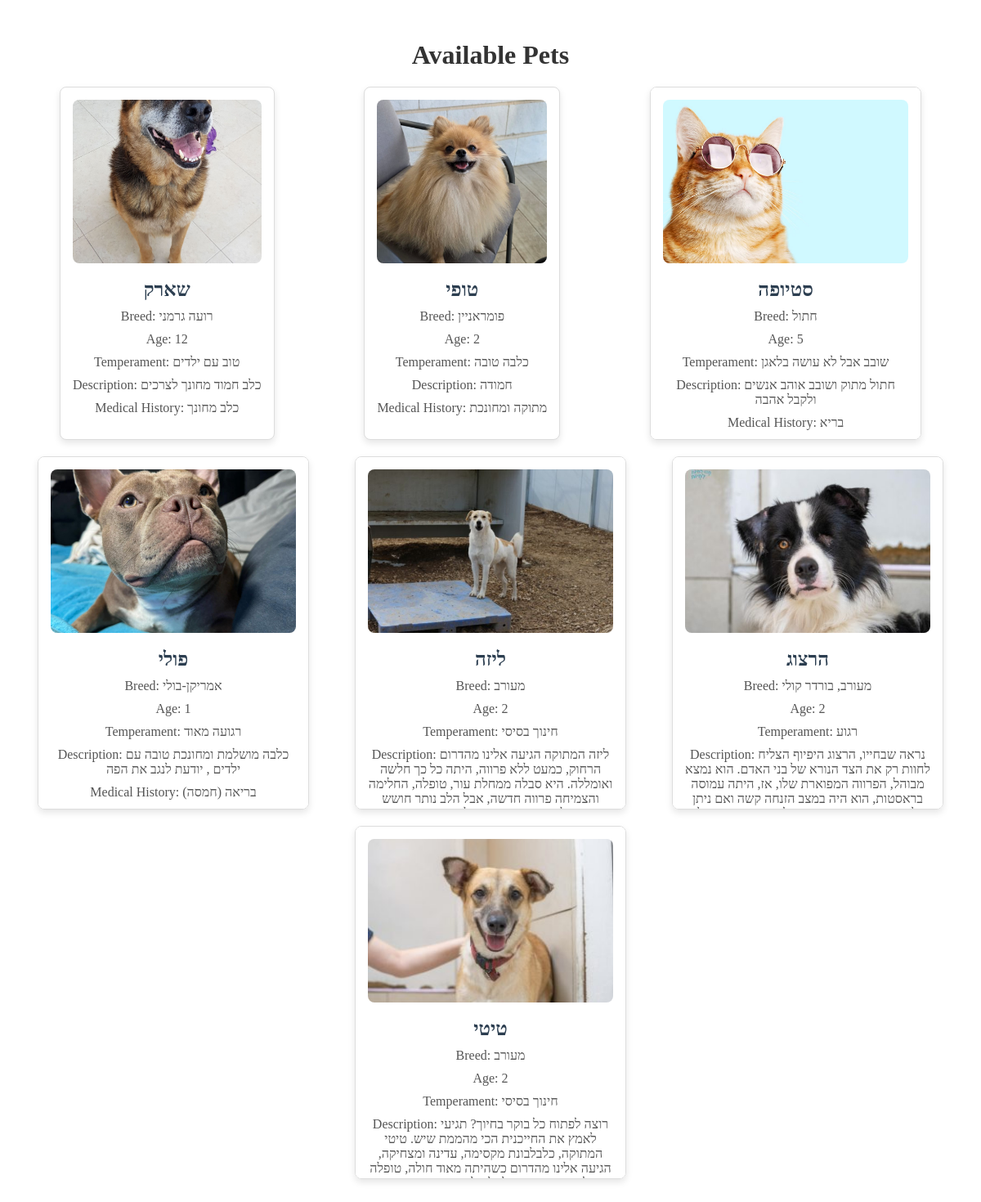
Page /resources/ on the committed database.
### main/models.py (models this page shows)
class Pet(models.Model):
    name = models.CharField(max_length=100)
    age = models.IntegerField()
    breed = models.CharField(max_length=100)
    description = models.TextField()
    temperament = models.CharField(max_length=100)
    medical_history = models.TextField()
    image = models.ImageField(upload_to='pet_images/')

### main/views.py (the view)
# urls.py: path('resources/', views.resources, name='resources'),
def resources(request):
    pets = Pet.objects.all()  # Fetch all Pet objects from the database
    context = {'pets': pets}
    return render(request=request, template_name='pet_list.html',context=context)

### main/templates/pet_list.html (shortened to what this page needs)
<!DOCTYPE html>
<html lang="he">
<head>
</head>
<body>
    <div class="container">
        <h1>Available Pets</h1>
        {% if pets %}
        <div class="pets-grid">
            {% for pet in pets %}
            <div class="pet-card">
                <img class="pet-image" src="{{ pet.image.url }}" alt="{{ pet.name }}">
                <div class="pet-name">{{ pet.name }}</div>
                <div class="pet-info">Breed: {{ pet.breed }}</div>
                <div class="pet-info">Age: {{ pet.age }}</div>
                <div class="pet-info">Temperament: {{ pet.temperament }}</div>
                <div class="pet-info">Description: {{ pet.description }}</div>
                <div class="pet-info">Medical History: {{ pet.medical_history }}</div>
            </div>
            {% endfor %}
        </div>
        {% else %}
        <p>No pets available at the moment.</p>
        {% endif %}
    </div>
</body>
</html>

### main/templates/pet_list.html (style rules this page uses)
.container { max-width: 1200px; margin: 0 auto; padding: 20px; }
h1 { text-align: center; margin-bottom: 20px; color: #333; }
.pets-grid { display: flex; flex-wrap: wrap; gap: 20px; justify-content: space-around; }
.pet-card { border: 1px solid #ddd; border-radius: 8px; padding: 15px; max-width: 300px; box-shadow: 0 4px 8px rgba(0, 0, 0, 0.1); transition: transform 0.3s; text-align: center; background-color: #fff; overflow: auto; height: 400px; }
.pet-image { width: 100%; height: 200px; object-fit: cover; border-radius: 8px; margin-bottom: 15px; }
.pet-name { font-size: 24px; font-weight: bold; color: #2c3e50; margin-bottom: 10px; }
.pet-info { font-size: 16px; color: #555; margin-bottom: 10px; }

### rows in the picture
Pet: image (picture), name "שארק", breed "רועה גרמני", age "12", temperament "טוב עם ילדים", description "כלב חמוד מחונך לצרכים", medical_history "כלב מחונך"
Pet: image (picture), name "טופי", breed "פומראניין", age "2", temperament "כלבה טובה", description "חמודה", medical_history "מתוקה ומחונכת"
Pet: image (picture), name "סטיופה", breed "חתול", age "5", temperament "שובב אבל לא עושה בלאגן", description "חתול מתוק ושובב אוהב אנשים ולקבל אהבה", medical_history "בריא"
Pet: image (picture), name "פולי", breed "אמריקן-בולי", age "1", temperament "רגועה מאוד", description "כלבה מושלמת ומחונכת טובה עם ילדים , יודעת לנגב את הפה", medical_history "בריאה (חמסה)"
Pet: image (picture), name "ליזה", breed "מעורב", age "2", temperament "חינוך בסיסי", description "ליזה המתוקה הגיעה אלינו מהדרום הרחוק, כמעט ללא פרווה, היתה כל כך חלשה ואומללה. היא סבלה ממחלת עור, טופלה, החלימה והצמיחה פרווה חדשה, אבל הלב נותר חושש…"
Pet: image (picture), name "הרצוג", breed "מעורב, בורדר קולי", age "2", temperament "רגוע", description "נראה שבחייו, הרצוג היפיוף הצליח לחוות רק את הצד הנורא של בני האדם. הוא נמצא מבוהל, הפרווה המפוארת שלו, אז, היתה עמוסה בראסטות, הוא היה במצב הזנחה קשה ואם ניתן…"
Pet: image (picture), name "טיטי", breed "מעורב", age "2", temperament "חינוך בסיסי", description "רוצה לפתוח כל בוקר בחיוך? תגיעי לאמץ את החייכנית הכי מהממת שיש. טיטי המתוקה, כלבלבונת מקסימה, עדינה ומצחיקה, הגיעה אלינו מהדרום כשהיתה מאוד חולה, טופלה…"
